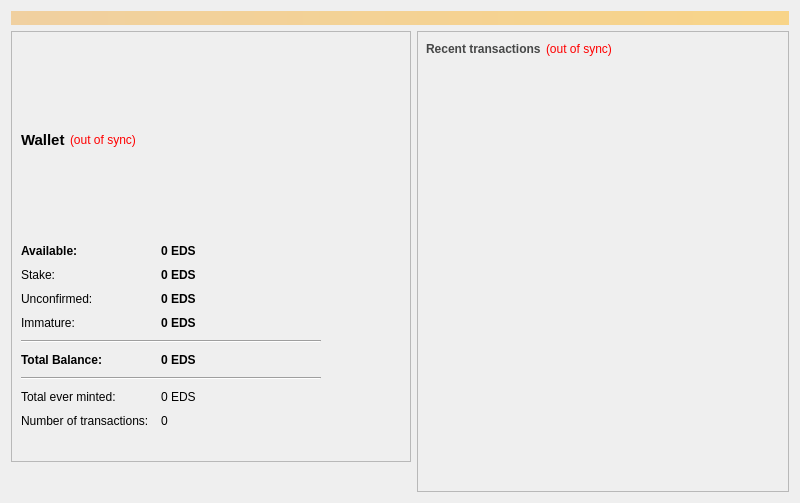
<?xml version="1.0" encoding="UTF-8"?>
<ui version="4.0">
 <class>OverviewPage</class>
 <widget class="QWidget" name="OverviewPage">
  <property name="geometry">
   <rect>
    <x>0</x>
    <y>0</y>
    <width>800</width>
    <height>503</height>
   </rect>
  </property>
  <property name="windowTitle">
   <string>Form</string>
  </property>
  <layout class="QVBoxLayout" name="topLayout">
   <item>
    <widget class="QLabel" name="labelAlerts">
     <property name="visible">
      <bool>true</bool>
     </property>
     <property name="styleSheet">
      <string notr="true">background-color: qlineargradient(x1: 0, y1: 0, x2: 1, y2: 0, stop:0 #F0D0A0, stop:1 #F8D488);  color:#000000</string>
     </property>
     <property name="wordWrap">
      <bool>true</bool>
     </property>
     <property name="margin">
      <number>3</number>
     </property>
    </widget>
   </item>
   <item>
    <layout class="QVBoxLayout" name="verticalLayout"/>
   </item>
   <item>
    <layout class="QHBoxLayout" name="horizontalLayout" stretch="1,3">
     <item>
      <widget class="QFrame" name="walletFrame">
       <property name="sizePolicy">
        <sizepolicy hsizetype="Preferred" vsizetype="MinimumExpanding">
         <horstretch>0</horstretch>
         <verstretch>0</verstretch>
        </sizepolicy>
       </property>
       <property name="minimumSize">
        <size>
         <width>400</width>
         <height>0</height>
        </size>
       </property>
       <widget class="QFrame" name="frame_4">
        <property name="geometry">
         <rect>
          <x>0</x>
          <y>0</y>
          <width>400</width>
          <height>431</height>
         </rect>
        </property>
        <property name="sizePolicy">
         <sizepolicy hsizetype="Preferred" vsizetype="Expanding">
          <horstretch>0</horstretch>
          <verstretch>0</verstretch>
         </sizepolicy>
        </property>
        <property name="frameShape">
         <enum>QFrame::StyledPanel</enum>
        </property>
        <property name="frameShadow">
         <enum>QFrame::Raised</enum>
        </property>
        <layout class="QVBoxLayout" name="verticalLayout_4">
         <property name="spacing">
          <number>5</number>
         </property>
         <item>
          <layout class="QHBoxLayout" name="horizontalLayout_2">
           <item>
            <widget class="QLabel" name="label_13">
             <property name="font">
              <font>
               <pointsize>11</pointsize>
               <weight>75</weight>
               <bold>true</bold>
              </font>
             </property>
             <property name="styleSheet">
              <string notr="true">color: #000000;</string>
             </property>
             <property name="text">
              <string>Wallet</string>
             </property>
            </widget>
           </item>
           <item>
            <widget class="QLabel" name="labelWalletStatus">
             <property name="toolTip">
              <string>The displayed information may be out of date. Your wallet automatically synchronizes with the Eidas network after a connection is established, but this process has not completed yet.</string>
             </property>
             <property name="styleSheet">
              <string notr="true">QLabel { color: red; }</string>
             </property>
             <property name="text">
              <string notr="true">(out of sync)</string>
             </property>
             <property name="alignment">
              <set>Qt::AlignLeading|Qt::AlignLeft|Qt::AlignVCenter</set>
             </property>
            </widget>
           </item>
           <item>
            <spacer name="horizontalSpacer_5">
             <property name="orientation">
              <enum>Qt::Horizontal</enum>
             </property>
             <property name="sizeHint" stdset="0">
              <size>
               <width>302</width>
               <height>18</height>
              </size>
             </property>
            </spacer>
           </item>
          </layout>
         </item>
         <item>
          <layout class="QFormLayout" name="formLayout_4">
           <property name="fieldGrowthPolicy">
            <enum>QFormLayout::ExpandingFieldsGrow</enum>
           </property>
           <property name="horizontalSpacing">
            <number>12</number>
           </property>
           <property name="verticalSpacing">
            <number>10</number>
           </property>
           <item row="0" column="0">
            <widget class="QLabel" name="label">
             <property name="font">
              <font>
               <weight>75</weight>
               <bold>true</bold>
              </font>
             </property>
             <property name="styleSheet">
              <string notr="true">color: #000000;  QToolTip { color: #cecece; background-color: #333333;  border:0px;}</string>
             </property>
             <property name="text">
              <string>Available:</string>
             </property>
            </widget>
           </item>
           <item row="0" column="1">
            <widget class="QLabel" name="labelBalance">
             <property name="font">
              <font>
               <weight>75</weight>
               <bold>true</bold>
              </font>
             </property>
             <property name="cursor">
              <cursorShape>IBeamCursor</cursorShape>
             </property>
             <property name="toolTip">
              <string>Your current spendable balance</string>
             </property>
             <property name="text">
              <string notr="true">0 EDS</string>
             </property>
             <property name="textInteractionFlags">
              <set>Qt::LinksAccessibleByMouse|Qt::TextSelectableByKeyboard|Qt::TextSelectableByMouse</set>
             </property>
            </widget>
           </item>
           <item row="1" column="0">
            <widget class="QLabel" name="label_15">
             <property name="styleSheet">
              <string notr="true">color: #464747;  QToolTip { color: #cecece; background-color: #333333;  border:0px;}</string>
             </property>
             <property name="text">
              <string>Stake:</string>
             </property>
            </widget>
           </item>
           <item row="1" column="1">
            <widget class="QLabel" name="labelStake">
             <property name="font">
              <font>
               <weight>75</weight>
               <bold>true</bold>
              </font>
             </property>
             <property name="cursor">
              <cursorShape>IBeamCursor</cursorShape>
             </property>
             <property name="toolTip">
              <string>Total of coins that was staked, and do not yet count toward the current balance</string>
             </property>
             <property name="styleSheet">
              <string notr="true">color: #464747;  QToolTip { color: #cecece; background-color: #333333;  border:0px;}</string>
             </property>
             <property name="text">
              <string notr="true">0 EDS</string>
             </property>
             <property name="textInteractionFlags">
              <set>Qt::LinksAccessibleByMouse|Qt::TextSelectableByKeyboard|Qt::TextSelectableByMouse</set>
             </property>
            </widget>
           </item>
           <item row="2" column="0">
            <widget class="QLabel" name="label_16">
             <property name="styleSheet">
              <string notr="true">color: #464747;  QToolTip { color: #cecece; background-color: #333333;  border:0px;}</string>
             </property>
             <property name="text">
              <string>Unconfirmed:</string>
             </property>
            </widget>
           </item>
           <item row="2" column="1">
            <widget class="QLabel" name="labelUnconfirmed">
             <property name="font">
              <font>
               <weight>75</weight>
               <bold>true</bold>
              </font>
             </property>
             <property name="cursor">
              <cursorShape>IBeamCursor</cursorShape>
             </property>
             <property name="toolTip">
              <string>Total of transactions that have yet to be confirmed, and do not yet count toward the current balance</string>
             </property>
             <property name="styleSheet">
              <string notr="true">color: #464747;  QToolTip { color: #cecece; background-color: #333333;  border:0px;}</string>
             </property>
             <property name="text">
              <string notr="true">0 EDS</string>
             </property>
             <property name="textInteractionFlags">
              <set>Qt::LinksAccessibleByMouse|Qt::TextSelectableByKeyboard|Qt::TextSelectableByMouse</set>
             </property>
            </widget>
           </item>
           <item row="3" column="0">
            <widget class="QLabel" name="labelImmatureText">
             <property name="styleSheet">
              <string notr="true">color: #464747;  QToolTip { color: #cecece; background-color: #333333;  border:0px;}</string>
             </property>
             <property name="text">
              <string>Immature:</string>
             </property>
            </widget>
           </item>
           <item row="3" column="1">
            <widget class="QLabel" name="labelImmature">
             <property name="font">
              <font>
               <weight>75</weight>
               <bold>true</bold>
              </font>
             </property>
             <property name="toolTip">
              <string>Mined balance that has not yet matured</string>
             </property>
             <property name="styleSheet">
              <string notr="true">color: #464747;  QToolTip { color: #cecece; background-color: #333333;  border:0px;}</string>
             </property>
             <property name="text">
              <string notr="true">0 EDS</string>
             </property>
             <property name="textInteractionFlags">
              <set>Qt::LinksAccessibleByMouse|Qt::TextSelectableByKeyboard|Qt::TextSelectableByMouse</set>
             </property>
            </widget>
           </item>
           <item row="4" column="0" colspan="2">
            <widget class="Line" name="line">
             <property name="sizePolicy">
              <sizepolicy hsizetype="MinimumExpanding" vsizetype="Fixed">
               <horstretch>140</horstretch>
               <verstretch>0</verstretch>
              </sizepolicy>
             </property>
             <property name="maximumSize">
              <size>
               <width>300</width>
               <height>16777215</height>
              </size>
             </property>
             <property name="orientation">
              <enum>Qt::Horizontal</enum>
             </property>
            </widget>
           </item>
           <item row="5" column="0">
            <widget class="QLabel" name="label_6">
             <property name="font">
              <font>
               <weight>75</weight>
               <bold>true</bold>
              </font>
             </property>
             <property name="text">
              <string>Total Balance:</string>
             </property>
            </widget>
           </item>
           <item row="5" column="1">
            <widget class="QLabel" name="labelTotal">
             <property name="font">
              <font>
               <weight>75</weight>
               <bold>true</bold>
              </font>
             </property>
             <property name="toolTip">
              <string>Your current total balance</string>
             </property>
             <property name="text">
              <string notr="true">0 EDS</string>
             </property>
             <property name="textInteractionFlags">
              <set>Qt::LinksAccessibleByMouse|Qt::TextSelectableByKeyboard|Qt::TextSelectableByMouse</set>
             </property>
            </widget>
           </item>
           <item row="6" column="0" colspan="2">
            <widget class="Line" name="line">
             <property name="sizePolicy">
              <sizepolicy hsizetype="MinimumExpanding" vsizetype="Fixed">
               <horstretch>140</horstretch>
               <verstretch>0</verstretch>
              </sizepolicy>
             </property>
             <property name="maximumSize">
              <size>
               <width>300</width>
               <height>16777215</height>
              </size>
             </property>
             <property name="orientation">
              <enum>Qt::Horizontal</enum>
             </property>
            </widget>
           </item>
           <item row="7" column="0">
            <widget class="QLabel" name="label">
             <property name="styleSheet">
              <string notr="true">color: #0000FF;  QToolTip { color: #cecece; background-color: #333333;  border:0px;}</string>
             </property>
             <property name="text">
              <string>Total ever minted:</string>
             </property>
            </widget>
           </item>
           <item row="7" column="1">
            <widget class="QLabel" name="labelMinted">
             <property name="styleSheet">
              <string notr="true">color: #0000FF;  QToolTip { color: #cecece; background-color: #999999;  border:0px;}</string>
             </property>
             <property name="text">
              <string>0 EDS</string>
             </property>
            </widget>
           </item>
           <item row="8" column="0">
            <widget class="QLabel" name="label_17">
             <property name="styleSheet">
              <string notr="true">color: #0000FF;  QToolTip { color: #cecece; background-color: #333333;  border:0px;}</string>
             </property>
             <property name="text">
              <string>Number of transactions:</string>
             </property>
            </widget>
           </item>
           <item row="8" column="1">
            <widget class="QLabel" name="labelNumTransactions">
             <property name="toolTip">
              <string>Total number of transactions in wallet</string>
             </property>
             <property name="styleSheet">
              <string notr="true">color: #0000FF;  QToolTip { color: #cecece; background-color: #999999;  border:0px;}</string>
             </property>
             <property name="text">
              <string notr="true">0</string>
             </property>
            </widget>
           </item>
           <item row="9" column="0" colspan="2">
            <widget class="QLabel" name="label_6">
             <property name="sizePolicy">
              <sizepolicy hsizetype="Expanding" vsizetype="Preferred">
               <horstretch>0</horstretch>
               <verstretch>0</verstretch>
              </sizepolicy>
             </property>
             <property name="text">
              <string/>
             </property>
             <property name="pixmap">
              <pixmap resource="../../../../../Eidas/src/qt/bitcoin.qrc">:/images/backg</pixmap>
             </property>
             <property name="scaledContents">
              <bool>false</bool>
             </property>
             <property name="alignment">
              <set>Qt::AlignCenter</set>
             </property>
             <property name="margin">
              <number>-2</number>
             </property>
            </widget>
           </item>
          </layout>
         </item>
        </layout>
       </widget>
      </widget>
     </item>
     <item>
      <layout class="QVBoxLayout" name="verticalLayout_3" stretch="0">
       <property name="spacing">
        <number>5</number>
       </property>
       <item>
        <widget class="QFrame" name="frame_5">
         <property name="sizePolicy">
          <sizepolicy hsizetype="Preferred" vsizetype="Preferred">
           <horstretch>0</horstretch>
           <verstretch>0</verstretch>
          </sizepolicy>
         </property>
         <property name="frameShape">
          <enum>QFrame::StyledPanel</enum>
         </property>
         <property name="frameShadow">
          <enum>QFrame::Raised</enum>
         </property>
         <layout class="QVBoxLayout" name="verticalLayout_9" stretch="0,0">
          <property name="spacing">
           <number>5</number>
          </property>
          <property name="leftMargin">
           <number>8</number>
          </property>
          <property name="topMargin">
           <number>8</number>
          </property>
          <property name="rightMargin">
           <number>8</number>
          </property>
          <property name="bottomMargin">
           <number>8</number>
          </property>
          <item>
           <layout class="QHBoxLayout" name="horizontalLayout_4">
            <item>
             <widget class="QLabel" name="label_18">
              <property name="styleSheet">
               <string notr="true">color: #464747;</string>
              </property>
              <property name="text">
               <string>&lt;b&gt;Recent transactions&lt;/b&gt;</string>
              </property>
             </widget>
            </item>
            <item>
             <widget class="QLabel" name="labelTransactionsStatus">
              <property name="toolTip">
               <string>The displayed information may be out of date. Your wallet automatically synchronizes with the Eidas network after a connection is established, but this process has not completed yet.</string>
              </property>
              <property name="styleSheet">
               <string notr="true">QLabel { color: red; }</string>
              </property>
              <property name="text">
               <string notr="true">(out of sync)</string>
              </property>
             </widget>
            </item>
            <item>
             <spacer name="horizontalSpacer">
              <property name="orientation">
               <enum>Qt::Horizontal</enum>
              </property>
              <property name="sizeType">
               <enum>QSizePolicy::Expanding</enum>
              </property>
              <property name="sizeHint" stdset="0">
               <size>
                <width>300</width>
                <height>18</height>
               </size>
              </property>
             </spacer>
            </item>
           </layout>
          </item>
          <item>
           <widget class="QListView" name="listTransactions">
            <property name="styleSheet">
             <string notr="true">QListView { background: transparent; }</string>
            </property>
            <property name="frameShape">
             <enum>QFrame::NoFrame</enum>
            </property>
            <property name="verticalScrollBarPolicy">
             <enum>Qt::ScrollBarAlwaysOff</enum>
            </property>
            <property name="horizontalScrollBarPolicy">
             <enum>Qt::ScrollBarAlwaysOff</enum>
            </property>
            <property name="selectionMode">
             <enum>QAbstractItemView::NoSelection</enum>
            </property>
           </widget>
          </item>
         </layout>
        </widget>
       </item>
      </layout>
     </item>
    </layout>
   </item>
  </layout>
 </widget>
 <resources>
  <include location="../bitcoin.qrc"/>
 </resources>
 <connections/>
</ui>
